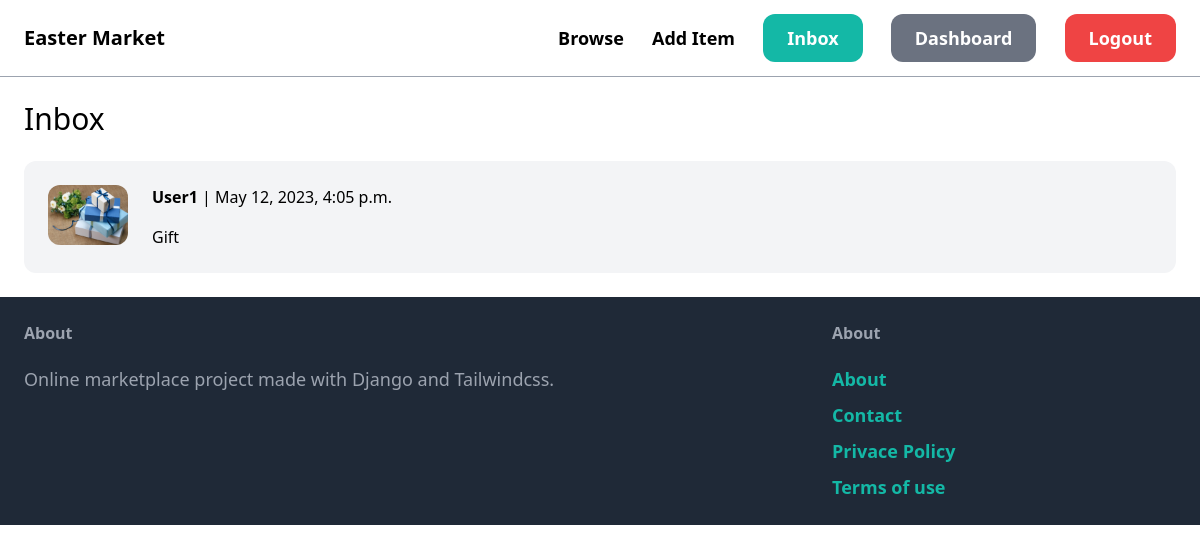
The page /inbox/ (signed in) on the database its author committed.
### conversation/models.py (models this page shows)
class Conversation(models.Model):
    item = models.ForeignKey(Item, related_name="conversations", on_delete=models.CASCADE)
    members = models.ManyToManyField(User, related_name='conversations')
    created_at = models.DateTimeField(auto_now_add=True)
    modified_at = models.DateTimeField(auto_now=True)
    class Meta:
        ordering = ('-modified_at',)

### item/models.py (models this page shows, shortened)
class Item(models.Model):
    name = models.CharField(max_length=255)
    category = models.ForeignKey(Category, related_name="items", on_delete=models.CASCADE)
    description = models.TextField(blank=True, null=True)
    price = models.FloatField()
    image = models.ImageField(upload_to="items_images", blank=True, null=True)
    is_sold = models.BooleanField(default=False)
    created_by = models.ForeignKey(User, related_name="items", on_delete=models.CASCADE)
    created_at = models.DateTimeField(auto_now_add=True)

### conversation/views.py (the view)
# urls.py: path('', views.inbox, name='inbox'),
@login_required
def inbox(request):
    conversations = Conversation.objects.filter(members__in=[request.user.id])
    return render(request, 'conversation/inbox.html',{
        'conversations': conversations
    })

### conversation/templates/conversation/inbox.html (shortened to what this page needs)
{%extends 'core/base.html'%}
{%block content%}
<h1 class="mb-6 text-3xl"> Inbox </h1>
<div class="space-y-6">
    {%for conversation in conversations %}
    <a href="{% url 'conversation:detail' conversation.id %}">
    <div class="p-6 flex bg-gray-100 rounded-xl">
        <div class="pr-6">
            <img src="{{conversation.item.image.url}}"class="w-20 rounded-xl">
        </div>
        <div>
            {%for member in conversation.members.all %}
                {% if member != request.user%}
                    <p class="mb-4"><strong>{{member.username}}</strong> |  {{conversation.modified_at}}</p>
                    <p> {{conversation.item.name}}</p>
                {%endif%}
            {%endfor%}
        </div>
    </div>
</a>
    {% endfor %}
</div>
{%endblock%}

### rows shown on the page
Conversation: item.image (picture), modified_at "May 12, 2023, 4:05 p.m.", item.name "Gift"

### other values the page prints
{{ member.username }} "User1"
